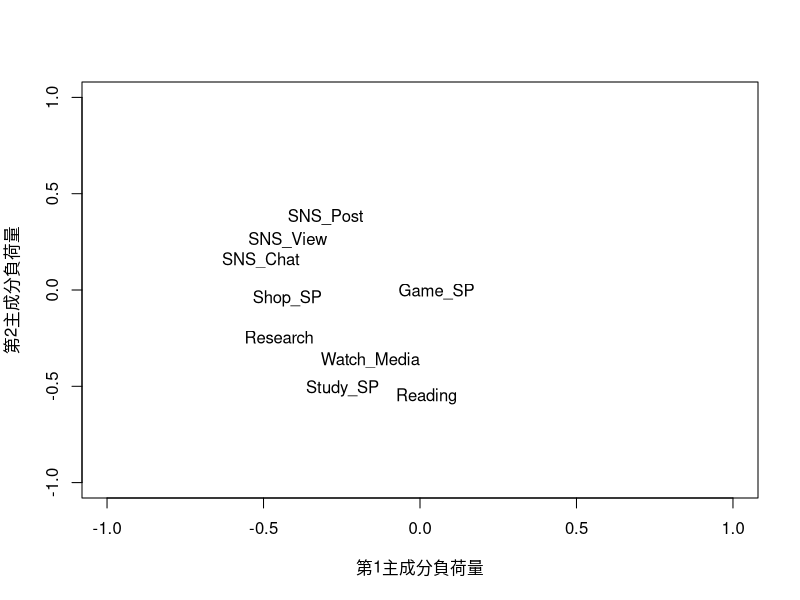

Reproduce this figure in R.
# 20251111_2_全員回答データの分析_スマホ利用の主成分分析 / クラスター分析
# 必要なパッケージのロード（通常はbase Rの機能で十分です）
# library(stats)

# データの読み込み
library(readxl)
data_1 <- read_excel("data/data_4.xlsx")
View(data_1)


# スマホ利用用途の変数名リスト（Rでの列名として使用）
activity_cols <- c("Game_SP", "SNS_Chat", "SNS_View", 
                   "SNS_Post", "Watch_Media", "Reading", 
                   "Study_SP", "Research", "Shop_SP")

# 目的変数（スマホゲーム: 0/1）の変数名
target_col <- "Play_SP_Game"
target_col2 <- "Play_Console"

# 主成分分析に使用するデータフレーム (説明変数X)
X <- data_1[, activity_cols]
# 目的変数Y
Y <- data_1[[target_col]]
# 目的変数Y2(コンシューマーゲーム)
Y2 <- data_1[[target_col2]]

# -----------------
# 主成分分析 (PCA) の実行
# -----------------
# データを標準化（scale = TRUE）してからPCAを実行
pca_result <- prcomp(X, scale = TRUE)

# 結果の確認（寄与率、累積寄与率）
print("--- 主成分分析 (PCA) の結果概要 ---")
summary(pca_result) 

# PC1-5のスコア（新しい説明変数）を取得
pc_scores <- as.data.frame(pca_result$x[, 1:5])
colnames(pc_scores) <- c("PC1", "PC2", "PC3", "PC4", "PC5") # 列名を変更

# 主成分負荷量の確認 (PC1, PC2, PC3の解釈に必要)
print("--- 主成分負荷量 (Rotation: PC1, PC2, PC3, PC4, PC5) ---")
print(pca_result$rotation[, 1:5])


# 第1主成分負荷量と第2主成分負荷量の散布図の作成
plot(pca_result$rotation[, 1], pca_result$rotation[, 2], type = "n",
     xlim = c(-1, 1), ylim = c(-1, 1), xlab = "第1主成分負荷量", ylab = "第2主成分負荷量")
text(pca_result$rotation[, 1], pca_result$rotation[, 2], rownames(pca_result$rotation))

# -----------------
# ロジスティック回帰
# -----------------

# PC1, PC2, PC3, PC4, PC5 のスコアを取得
pc_scores <- as.data.frame(pca_result$x[, 1:5])
colnames(pc_scores) <- c("PC1", "PC2", "PC3", "PC4", "PC5") # 列名をPC1〜PC5に変更

# 主成分スコアと目的変数Yを結合したデータフレームを作成
regression_data <- cbind(pc_scores, Play_SP_Game = Y)

# ロジスティック回帰モデルの構築 (PC1からPC5を説明変数に)
model <- glm(Play_SP_Game ~ PC1 + PC2 + PC3 + PC4 + PC5, 
             data = regression_data, 
             family = binomial)

# モデルの要約を出力
print("--- ロジスティック回帰分析の結果 ---")
summary(model)

# オッズ比と95%信頼区間の計算と表示
print("--- オッズ比と95%信頼区間 ---")
# オッズ比
odds_ratios <- exp(coef(model))
# 95%信頼区間 (confint.defaultを使用することで計算速度が速くなります)
conf_intervals <- exp(confint.default(model)) 

# 結果を見やすい表形式で結合
results_table <- data.frame(
  Coefficient = coef(model),
  Odds_Ratio = odds_ratios,
  `95% CI Lower` = conf_intervals[, 1],
  `95% CI Upper` = conf_intervals[, 2]
)
print(results_table)


# -----------------
# クラスター分析
# -----------------
# ⚠️ 前提: data_1 がインポートされており、pca_resultにPCA結果が格納されていること
# ⚠️ 主成分スコア（PC1からPC5）を data_1 に結合するため、pc_scoresを取得し直します。

# 主成分スコア（PC1からPC5）をデータフレームとして取得
# pc_scores <- as.data.frame(pca_result$x[, 1:5]) 
# colnames(pc_scores) <- c("PC1", "PC2", "PC3", "PC4", "PC5") 

# data_1 に主成分スコアを追加
data_1 <- cbind(data_1, pc_scores)

# K-meansクラスタリングの実行 (ここではK=3に設定)
k <- 3 # クラスター数
set.seed(42) # 結果の再現性を確保
kmeans_result <- kmeans(data_1[, c("PC1", "PC2", "PC3", "PC4", "PC5")], 
                        centers = k, 
                        nstart = 25)

# クラスターの割り当てを data_1 に追加
data_1$cluster <- as.factor(kmeans_result$cluster) 

# クラスターごとのサンプルサイズを確認
print("--- クラスターごとのサンプルサイズ ---")
table(data_1$cluster)

# 2. クラスターの特徴付け (プロファイルの作成)
# クラスターごとの平均値の計算（元の変数）
# aggregate 関数で、clusterごとに余暇活動の平均値を計算
print("--- クラスターごとの余暇活動 (元の変数) 平均値 ---")
cluster_profile_orig <- aggregate(data_1[, activity_cols], 
                                  by = list(Cluster = data_1$cluster), 
                                  FUN = mean)
print(cluster_profile_orig)

# クラスターごとの平均値の計算（主成分スコア）
# クラスタータイプをPCのスコア軸から確認
print("--- クラスターごとの主成分スコア平均値 ---")
cluster_profile_pc <- aggregate(data_1[, c("PC1", "PC2", "PC3", "PC4", "PC5")], 
                                by = list(Cluster = data_1$cluster), 
                                FUN = mean)
print(cluster_profile_pc)

# 3. スマホゲーム利用率の比較と検定
# 目的変数の変数名
# target_col <- "Play_SP_Game"

# クラスターごとのスマホゲーム利用率の計算 (0/1データの平均値が利用率になります)
print("--- クラスターごとのスマホゲーム利用率 ---")
utilization_rate <- aggregate(data_1[[target_col]], 
                              by = list(Cluster = data_1$cluster), 
                              FUN = mean)
colnames(utilization_rate) <- c("Cluster", "Play_SP_Game_Rate")
print(utilization_rate)

# 統計的有意差の検定 (ANOVA)
# 利用率に統計的な差があるかを確認します。p値が0.05未満なら有意な差あり。
print("--- クラスター間の利用率の統計的検定 (ANOVA) ---")
aov_result <- aov(data_1[[target_col2]] ~ cluster, data = data_1)
summary(aov_result)

# 有意な感じではなかったのでコンシューマーゲームでもやってみる
# クラスターごとのスマホゲーム利用率の計算 (0/1データの平均値が利用率になります)
print("--- クラスターごとのスマホゲーム利用率 ---")
utilization_rate <- aggregate(data_1[[target_col2]], 
                              by = list(Cluster = data_1$cluster), 
                              FUN = mean)
colnames(utilization_rate) <- c("Cluster", "Play_Console_Game_Rate")
print(utilization_rate)

# 統計的有意差の検定 (ANOVA)
# 利用率に統計的な差があるかを確認します。p値が0.05未満なら有意な差あり。
print("--- クラスター間の利用率の統計的検定 (ANOVA) ---")
aov_result <- aov(data_1[[target_col2]] ~ cluster, data = data_1)
summary(aov_result)

